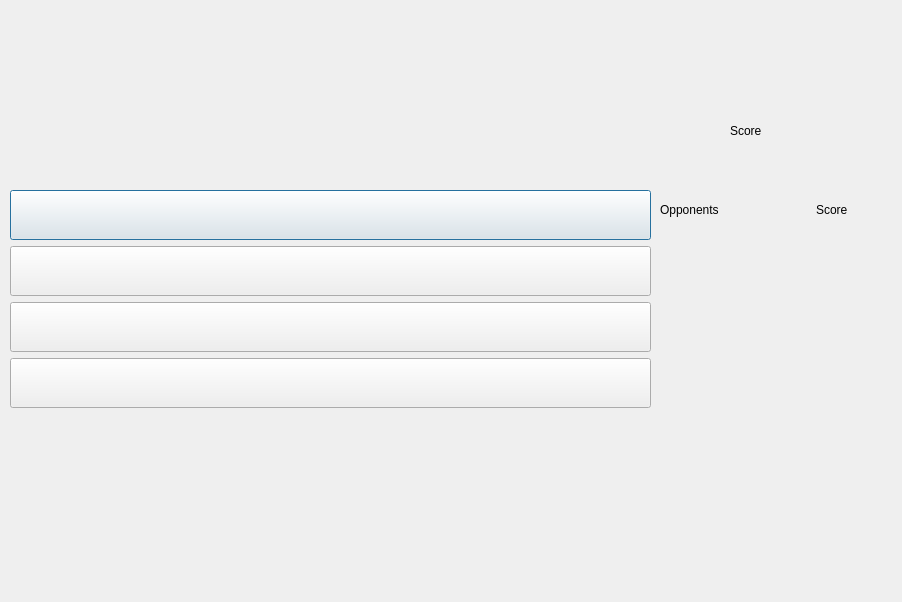
<?xml version="1.0" encoding="UTF-8"?>
<ui version="4.0">
 <class>GameWindow</class>
 <widget class="QDialog" name="GameWindow">
  <property name="geometry">
   <rect>
    <x>0</x>
    <y>0</y>
    <width>902</width>
    <height>602</height>
   </rect>
  </property>
  <property name="windowTitle">
   <string>Dialog</string>
  </property>
  <widget class="QLabel" name="utilityLabel">
   <property name="geometry">
    <rect>
     <x>46</x>
     <y>446</y>
     <width>801</width>
     <height>111</height>
    </rect>
   </property>
   <property name="styleSheet">
    <string notr="true">font: 14pt &quot;Ubuntu&quot;;</string>
   </property>
   <property name="text">
    <string/>
   </property>
  </widget>
  <widget class="QWidget" name="formLayoutWidget">
   <property name="geometry">
    <rect>
     <x>660</x>
     <y>190</y>
     <width>241</width>
     <height>221</height>
    </rect>
   </property>
   <layout class="QFormLayout" name="opponentFormLayout">
    <item row="0" column="0">
     <widget class="QLabel" name="opponentLabel">
      <property name="minimumSize">
       <size>
        <width>150</width>
        <height>40</height>
       </size>
      </property>
      <property name="styleSheet">
       <string notr="true">font: 13pt &quot;Ubuntu&quot;;</string>
      </property>
      <property name="text">
       <string>Opponents</string>
      </property>
     </widget>
    </item>
    <item row="0" column="1">
     <widget class="QLabel" name="opponentScoreLabel">
      <property name="minimumSize">
       <size>
        <width>50</width>
        <height>40</height>
       </size>
      </property>
      <property name="styleSheet">
       <string notr="true">font: 13pt &quot;Ubuntu&quot;;</string>
      </property>
      <property name="text">
       <string>Score</string>
      </property>
     </widget>
    </item>
    <item row="1" column="0">
     <widget class="QLabel" name="opponent1NameLabel">
      <property name="minimumSize">
       <size>
        <width>150</width>
        <height>40</height>
       </size>
      </property>
      <property name="styleSheet">
       <string notr="true">font: 13pt &quot;Ubuntu&quot;;</string>
      </property>
      <property name="text">
       <string/>
      </property>
     </widget>
    </item>
    <item row="1" column="1">
     <widget class="QLabel" name="opponent1Scorelabel">
      <property name="minimumSize">
       <size>
        <width>50</width>
        <height>40</height>
       </size>
      </property>
      <property name="styleSheet">
       <string notr="true">font: 13pt &quot;Ubuntu&quot;;</string>
      </property>
      <property name="text">
       <string/>
      </property>
     </widget>
    </item>
    <item row="2" column="0">
     <widget class="QLabel" name="opponent2NameLabel">
      <property name="minimumSize">
       <size>
        <width>150</width>
        <height>40</height>
       </size>
      </property>
      <property name="styleSheet">
       <string notr="true">font: 13pt &quot;Ubuntu&quot;;</string>
      </property>
      <property name="text">
       <string/>
      </property>
     </widget>
    </item>
    <item row="2" column="1">
     <widget class="QLabel" name="opponent2Scorelabel">
      <property name="minimumSize">
       <size>
        <width>50</width>
        <height>40</height>
       </size>
      </property>
      <property name="styleSheet">
       <string notr="true">font: 13pt &quot;Ubuntu&quot;;</string>
      </property>
      <property name="text">
       <string/>
      </property>
     </widget>
    </item>
   </layout>
  </widget>
  <widget class="QWidget" name="layoutWidget">
   <property name="geometry">
    <rect>
     <x>10</x>
     <y>190</y>
     <width>641</width>
     <height>220</height>
    </rect>
   </property>
   <layout class="QVBoxLayout" name="optionVerticalLayout">
    <property name="rightMargin">
     <number>0</number>
    </property>
    <item>
     <widget class="QPushButton" name="option1PushButton">
      <property name="minimumSize">
       <size>
        <width>0</width>
        <height>50</height>
       </size>
      </property>
      <property name="styleSheet">
       <string notr="true">font: 13pt &quot;Ubuntu&quot;;</string>
      </property>
      <property name="text">
       <string/>
      </property>
     </widget>
    </item>
    <item>
     <widget class="QPushButton" name="option2PushButton">
      <property name="minimumSize">
       <size>
        <width>0</width>
        <height>50</height>
       </size>
      </property>
      <property name="styleSheet">
       <string notr="true">font: 13pt &quot;Ubuntu&quot;;</string>
      </property>
      <property name="text">
       <string/>
      </property>
     </widget>
    </item>
    <item>
     <widget class="QPushButton" name="option3PushButton">
      <property name="minimumSize">
       <size>
        <width>0</width>
        <height>50</height>
       </size>
      </property>
      <property name="font">
       <font>
        <family>Ubuntu</family>
        <pointsize>13</pointsize>
        <weight>50</weight>
        <italic>false</italic>
        <bold>false</bold>
       </font>
      </property>
      <property name="styleSheet">
       <string notr="true">font: 13pt &quot;Ubuntu&quot;;</string>
      </property>
      <property name="text">
       <string/>
      </property>
     </widget>
    </item>
    <item>
     <widget class="QPushButton" name="option4PushButton">
      <property name="minimumSize">
       <size>
        <width>0</width>
        <height>50</height>
       </size>
      </property>
      <property name="styleSheet">
       <string notr="true">font: 13pt &quot;Ubuntu&quot;;</string>
      </property>
      <property name="text">
       <string/>
      </property>
     </widget>
    </item>
   </layout>
  </widget>
  <widget class="QLabel" name="timerLabel">
   <property name="geometry">
    <rect>
     <x>750</x>
     <y>10</y>
     <width>101</width>
     <height>91</height>
    </rect>
   </property>
   <property name="styleSheet">
    <string notr="true">border-color: rgb(32, 74, 135);
font: 44pt &quot;Ubuntu&quot;;
color: rgb(239, 41, 41);</string>
   </property>
   <property name="text">
    <string/>
   </property>
  </widget>
  <widget class="QWidget" name="layoutWidget">
   <property name="geometry">
    <rect>
     <x>730</x>
     <y>110</y>
     <width>142</width>
     <height>42</height>
    </rect>
   </property>
   <layout class="QHBoxLayout" name="scoreHorizontalLayout">
    <item>
     <widget class="QLabel" name="scoreStaticLabel">
      <property name="minimumSize">
       <size>
        <width>0</width>
        <height>40</height>
       </size>
      </property>
      <property name="styleSheet">
       <string notr="true">font: 13pt &quot;Ubuntu&quot;;</string>
      </property>
      <property name="text">
       <string>Score </string>
      </property>
     </widget>
    </item>
    <item>
     <widget class="QLabel" name="scoreLabel">
      <property name="minimumSize">
       <size>
        <width>0</width>
        <height>40</height>
       </size>
      </property>
      <property name="styleSheet">
       <string notr="true">font: 13pt &quot;Ubuntu&quot;;</string>
      </property>
      <property name="text">
       <string/>
      </property>
     </widget>
    </item>
   </layout>
  </widget>
  <widget class="QTextEdit" name="questionTextEdit">
   <property name="geometry">
    <rect>
     <x>20</x>
     <y>40</y>
     <width>681</width>
     <height>101</height>
    </rect>
   </property>
   <property name="autoFillBackground">
    <bool>false</bool>
   </property>
   <property name="styleSheet">
    <string notr="true">background-color: transparent;
font: 17pt &quot;Ubuntu&quot;;</string>
   </property>
   <property name="html">
    <string>&lt;!DOCTYPE HTML PUBLIC &quot;-//W3C//DTD HTML 4.0//EN&quot; &quot;http://www.w3.org/TR/REC-html40/strict.dtd&quot;&gt;
&lt;html&gt;&lt;head&gt;&lt;meta name=&quot;qrichtext&quot; content=&quot;1&quot; /&gt;&lt;style type=&quot;text/css&quot;&gt;
p, li { white-space: pre-wrap; }
&lt;/style&gt;&lt;/head&gt;&lt;body style=&quot; font-family:'Ubuntu'; font-size:17pt; font-weight:400; font-style:normal;&quot;&gt;
&lt;p style=&quot;-qt-paragraph-type:empty; margin-top:0px; margin-bottom:0px; margin-left:0px; margin-right:0px; -qt-block-indent:0; text-indent:0px;&quot;&gt;&lt;br /&gt;&lt;/p&gt;&lt;/body&gt;&lt;/html&gt;</string>
   </property>
  </widget>
 </widget>
 <resources/>
 <connections/>
</ui>
